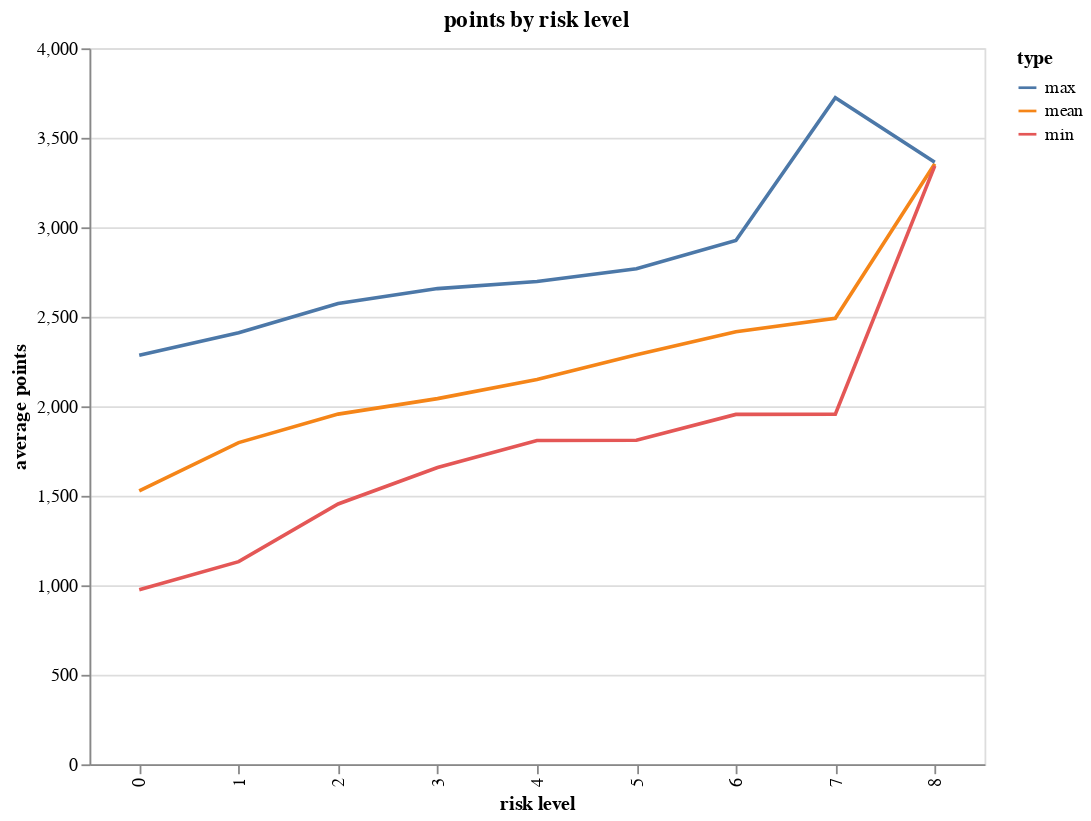

The notebook cell saved with this chart:
### Code cell
alt.Chart(points_combined).mark_line().encode(
    x=alt.Y('RunId:N', title='risk level'),
    y=alt.Y('points', title='average points'),
    color='type'
).properties(
    title='points by risk level',
    width=500,
    height=400
)

### Figure 1 — Vega-Lite specification as saved in the notebook (floating-point values rounded to 4 significant figures)
{"config": {"view": {"continuousWidth": 300, "continuousHeight": 300}}, "data": {"name": "data-3a09813b930fc301556f72b61fe81b87"}, "mark": {"type": "line"}, "encoding": {"color": {"field": "type", "type": "nominal"}, "x": {"field": "RunId", "title": "risk level", "type": "nominal"}, "y": {"field": "points", "title": "average points", "type": "quantitative"}}, "height": 400, "title": "points by risk level", "width": 500, "$schema": "https://vega.github.io/schema/vega-lite/v5.14.1.json", "datasets": {"data-3a09813b930fc301556f72b61fe81b87": [{"RunId": 0, "points": 1528.0, "type": "mean"}, {"RunId": 1, "points": 1797.0, "type": "mean"}, {"RunId": 2, "points": 1957.0, "type": "mean"}, {"RunId": 3, "points": 2043.0, "type": "mean"}, {"RunId": 4, "points": 2150.0, "type": "mean"}, {"RunId": 5, "points": 2288.0, "type": "mean"}, {"RunId": 6, "points": 2417.0, "type": "mean"}, {"RunId": 7, "points": 2492.0, "type": "mean"}, {"RunId": 8, "points": 3355.0, "type": "mean"}, {"RunId": 0, "points": 975.6, "type": "min"}, {"RunId": 1, "points": 1132.0, "type": "min"}, {"RunId": 2, "points": 1454.0, "type": "min"}, {"RunId": 3, "points": 1658.0, "type": "min"}, {"RunId": 4, "points": 1809.0, "type": "min"}, {"RunId": 5, "points": 1811.0, "type": "min"}, {"RunId": 6, "points": 1955.0, "type": "min"}, {"RunId": 7, "points": 1956.0, "type": "min"}, {"RunId": 8, "points": 3343.0, "type": "min"}, {"RunId": 0, "points": 2285.0, "type": "max"}, {"RunId": 1, "points": 2411.0, "type": "max"}, {"RunId": 2, "points": 2575.0, "type": "max"}, {"RunId": 3, "points": 2658.0, "type": "max"}, {"RunId": 4, "points": 2697.0, "type": "max"}, {"RunId": 5, "points": 2768.0, "type": "max"}, {"RunId": 6, "points": 2927.0, "type": "max"}, {"RunId": 7, "points": 3724.0, "type": "max"}, {"RunId": 8, "points": 3364.0, "type": "max"}]}}
